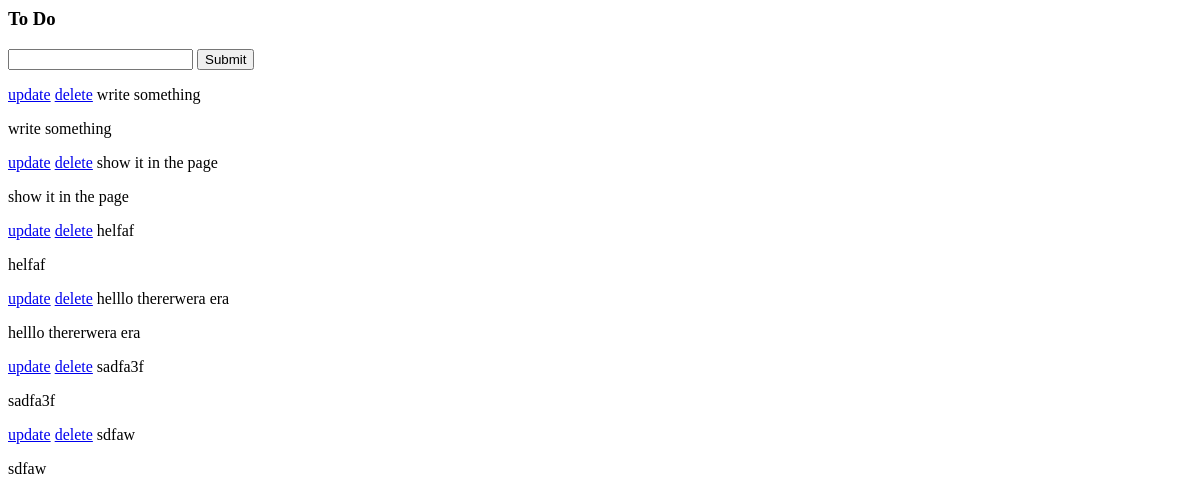
The app's page /, older data.
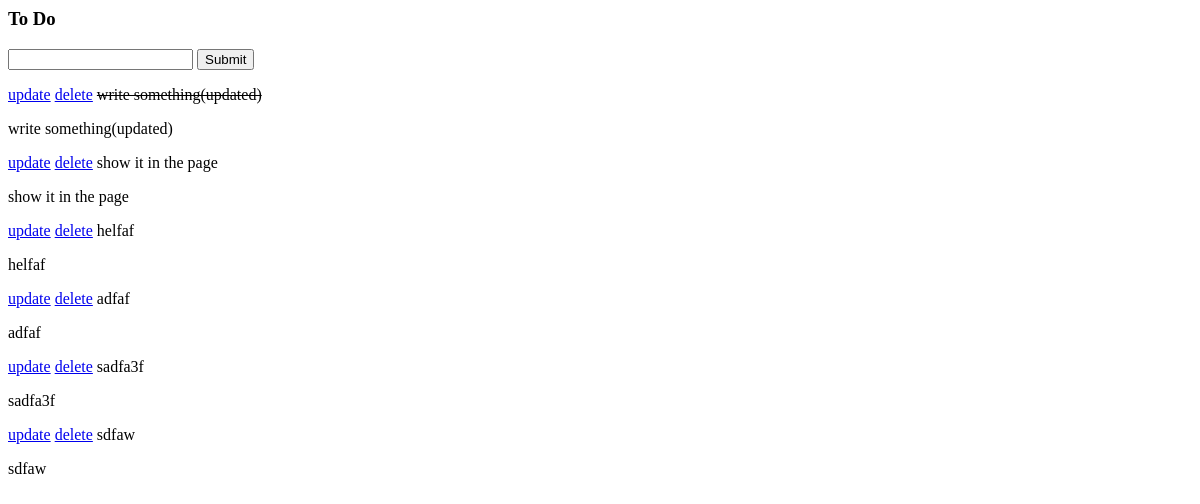
The same page, newer data.
### tasks/models.py (models this page shows)
class Task(models.Model):
    title = models.CharField(max_length=200)
    complete = models.BooleanField(default=False)
    created = models.DateTimeField(auto_now_add=True)
    def __str__(self):
        return self.title

### tasks/views.py (the view)
# urls.py: path("", views.index, name="list"),
def index(request):
    tasks = Task.objects.all()
    form = TaskForm()
    if request.method == "POST":
        form = TaskForm(request.POST)
        if form.is_valid():
            form.save()
        return redirect("/")
    context = {
        'tasks': tasks,
        'form': form
    }
    return render(request, 'tasks/list.html', context)

### tasks/forms.py
class TaskForm(forms.ModelForm):
    class Meta:
        model = Task
        fields = '__all__'

### tasks/templates/tasks/list.html
<h3>To Do</h3>
<form method="POST" action="/">
  {% csrf_token %} {{form.title}}
  <input type="submit" name="create Task" />
</form>
{% for task in tasks %}
<div>
  <a href="{% url 'update_task' task.id %}">update</a>
  <a href="{% url 'delete' task.id %}">delete</a>
  {% if task.complete == True %}
  <strike>{{task}}</strike>
  {% else %}
  <span>{{task}}</span>
  {% endif %}
  <p>{{task}}</p>
</div>
{% endfor %}

Row changes from the older to the newer data that the page shows:
changed Task: complete False → True (drawn); title "write something" → "write something(updated)"
changed Task: title "helllo thererwera era" → "adfaf"
